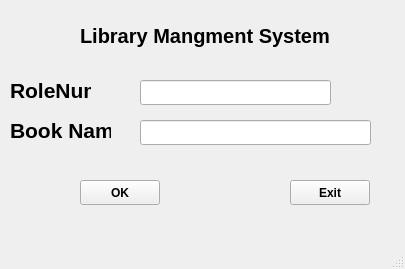
<?xml version="1.0" encoding="UTF-8"?>
<ui version="4.0">
 <class>MainWindow</class>
 <widget class="QMainWindow" name="MainWindow">
  <property name="geometry">
   <rect>
    <x>0</x>
    <y>0</y>
    <width>405</width>
    <height>269</height>
   </rect>
  </property>
  <property name="font">
   <font>
    <italic>false</italic>
    <bold>true</bold>
   </font>
  </property>
  <property name="windowTitle">
   <string>MainWindow</string>
  </property>
  <widget class="QWidget" name="centralwidget">
   <widget class="QLabel" name="Titlelabel">
    <property name="geometry">
     <rect>
      <x>80</x>
      <y>20</y>
      <width>251</width>
      <height>31</height>
     </rect>
    </property>
    <property name="styleSheet">
     <string notr="true">QLabel
{
font-size:20px;
}</string>
    </property>
    <property name="text">
     <string>Library Mangment System</string>
    </property>
   </widget>
   <widget class="QLabel" name="RoleNumlabel">
    <property name="geometry">
     <rect>
      <x>10</x>
      <y>80</y>
      <width>81</width>
      <height>21</height>
     </rect>
    </property>
    <property name="font">
     <font>
      <pointsize>16</pointsize>
      <italic>false</italic>
      <bold>true</bold>
     </font>
    </property>
    <property name="text">
     <string>RoleNum:</string>
    </property>
   </widget>
   <widget class="QLabel" name="booknamelabel">
    <property name="geometry">
     <rect>
      <x>10</x>
      <y>120</y>
      <width>101</width>
      <height>21</height>
     </rect>
    </property>
    <property name="font">
     <font>
      <pointsize>16</pointsize>
      <italic>false</italic>
      <bold>true</bold>
     </font>
    </property>
    <property name="text">
     <string>Book Name</string>
    </property>
   </widget>
   <widget class="QLineEdit" name="RoleNumLineEdit">
    <property name="geometry">
     <rect>
      <x>140</x>
      <y>80</y>
      <width>191</width>
      <height>25</height>
     </rect>
    </property>
    <property name="font">
     <font>
      <pointsize>16</pointsize>
      <italic>false</italic>
      <bold>true</bold>
     </font>
    </property>
    <property name="text">
     <string/>
    </property>
   </widget>
   <widget class="QLineEdit" name="BookNameLineEdit">
    <property name="geometry">
     <rect>
      <x>140</x>
      <y>120</y>
      <width>231</width>
      <height>25</height>
     </rect>
    </property>
    <property name="font">
     <font>
      <pointsize>16</pointsize>
      <italic>false</italic>
      <bold>true</bold>
     </font>
    </property>
    <property name="text">
     <string/>
    </property>
   </widget>
   <widget class="QPushButton" name="OKpushButton">
    <property name="geometry">
     <rect>
      <x>80</x>
      <y>180</y>
      <width>80</width>
      <height>25</height>
     </rect>
    </property>
    <property name="text">
     <string>OK</string>
    </property>
   </widget>
   <widget class="QPushButton" name="ExitpushButton">
    <property name="geometry">
     <rect>
      <x>290</x>
      <y>180</y>
      <width>80</width>
      <height>25</height>
     </rect>
    </property>
    <property name="text">
     <string>Exit</string>
    </property>
   </widget>
  </widget>
  <widget class="QMenuBar" name="menubar">
   <property name="geometry">
    <rect>
     <x>0</x>
     <y>0</y>
     <width>405</width>
     <height>20</height>
    </rect>
   </property>
  </widget>
  <widget class="QStatusBar" name="statusbar"/>
 </widget>
 <resources/>
 <connections/>
</ui>
